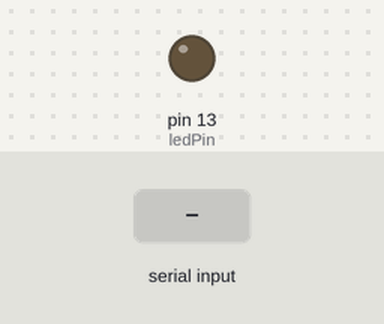
A sketch run on a simulated Arduino Uno, built with avr-gcc and run on an emulated ATmega328P. Shown: output pins drawn as LEDs (lit = HIGH). Inputs (shaded band) come from the test bench.

Above: at 1.2 s.
1.3 s: "1" received over Serial
At 2.5 s:
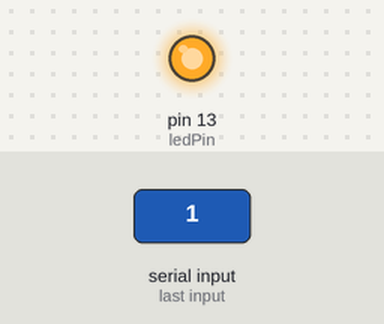
2.8 s: "2" received over Serial
At 3.7 s:
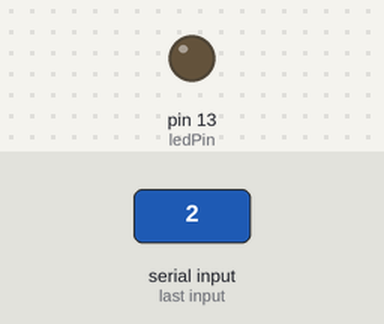
Timing chart, 0 to 5.8 s (numbered marks = the images above; inputs shaded):
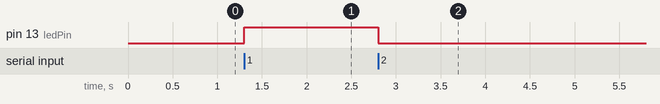

The sketch:

ledController.ino
```cpp
int ledPin = 13;

void setup() {
  Serial.begin(9600);
  pinMode(ledPin, OUTPUT);
}

void loop() {
  int valor_recebido;
  valor_recebido = Serial.read();

  if(valor_recebido == '1') {
    digitalWrite(ledPin, HIGH);
  }
  if(valor_recebido == '2') {
    digitalWrite(ledPin, LOW);
  }
}
```

Measured:
- after the input at 1.3 s, pin 13 (ledPin): LOW → HIGH at once
- after the input at 2.8 s, pin 13 (ledPin): HIGH → LOW at once
